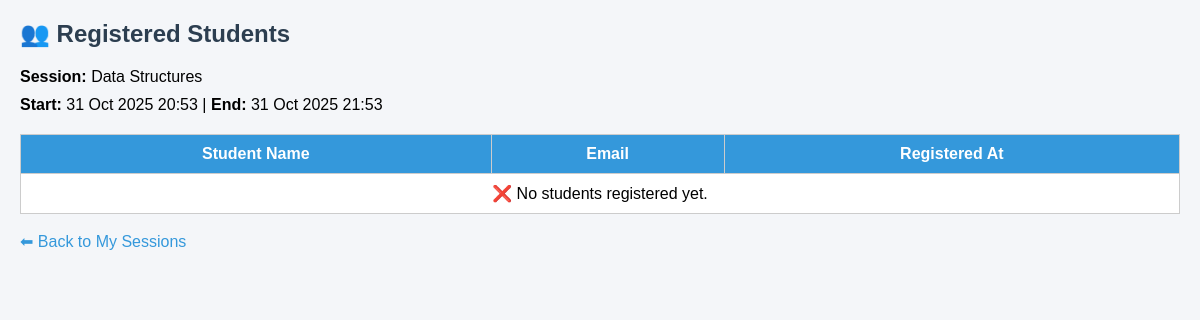
The app's page /tutor/view_registrations.php?id=13 (signed in) with its own data.
### tables this page shows
CREATE TABLE `sessions` (
  `id` int(11) NOT NULL,
  `learner_id` int(11) DEFAULT NULL,
  `tutor_id` int(11) DEFAULT NULL,
  `title` varchar(255) DEFAULT NULL,
  `description` text DEFAULT NULL,
  `start_time` datetime DEFAULT NULL,
  `end_time` datetime DEFAULT NULL,
  `capacity` int(11) DEFAULT 10,
  `is_closed` tinyint(1) DEFAULT 0,
  `created_at` timestamp NOT NULL DEFAULT current_timestamp(),
  `status` enum('requested','assigned','accepted','rejected','cancelled','completed') DEFAULT 'requested'
);

### tutor/view_registrations.php (the view, shortened to what this page needs)
<?php
include("../config/db.php");
$tutor_id = $_SESSION['user_id'];
$session_id = $_GET['id'] ?? null;
$stmt = $conn->prepare("SELECT title, start_time, end_time FROM sessions WHERE id=? AND tutor_id=?");
$stmt->bind_param("ii", $session_id, $tutor_id);
$stmt->execute();
$result = $stmt->get_result();
$session = $result->fetch_assoc();
$registrations = $conn->prepare("SELECT u.first_name, u.last_name, u.email, r.registered_at
                                FROM session_registrations r
                                JOIN users u ON r.student_id = u.id
                                WHERE r.session_id=?");
$registrations->bind_param("i", $session_id);
$registrations->execute();
$students = $registrations->get_result();
?>
<!DOCTYPE html>
<html lang="en">
<head>
</head>
<body>
  <h2>👥 Registered Students</h2>
  <p class="meta"><b>Session:</b> <?php echo htmlspecialchars($session['title']); ?></p>
  <p class="meta"><b>Start:</b> <?php echo date("d M Y H:i", strtotime($session['start_time'])); ?>
     | <b>End:</b> <?php echo date("d M Y H:i", strtotime($session['end_time'])); ?></p>
  <table>
    <tr>
      <th>Student Name</th>
      <th>Email</th>
      <th>Registered At</th>
    </tr>
    <?php if ($students->num_rows > 0): ?>
      <?php while ($s = $students->fetch_assoc()): ?>
        <tr>
          <td><?php echo htmlspecialchars($s['first_name']." ".$s['last_name']); ?></td>
          <td><?php echo htmlspecialchars($s['email']); ?></td>
          <td><?php echo date("d M Y H:i", strtotime($s['registered_at'])); ?></td>
        </tr>
      <?php endwhile; ?>
    <?php else: ?>
      <tr><td colspan="3">❌ No students registered yet.</td></tr>
    <?php endif; ?>
  </table>
  <br>
  <a href="my_sessions.php">⬅ Back to My Sessions</a>
</body>
</html>

### tutor/view_registrations.php (style rules this page uses)
body { font-family: Arial; margin:20px; background:#f4f6f9; }
h2 { color:#2c3e50; }
table { width:100%; border-collapse: collapse; margin-top:20px; background:#fff; }
table, th, td { border:1px solid #ccc; }
th, td { padding:10px; text-align:center; }
th { background:#3498db; color:#fff; }
.meta { margin:10px 0; }
a { color:#3498db; text-decoration:none; }

### records on screen
sessions: title "Data Structures", start_time "31 Oct 2025 20:53", end_time "31 Oct 2025 21:53"
